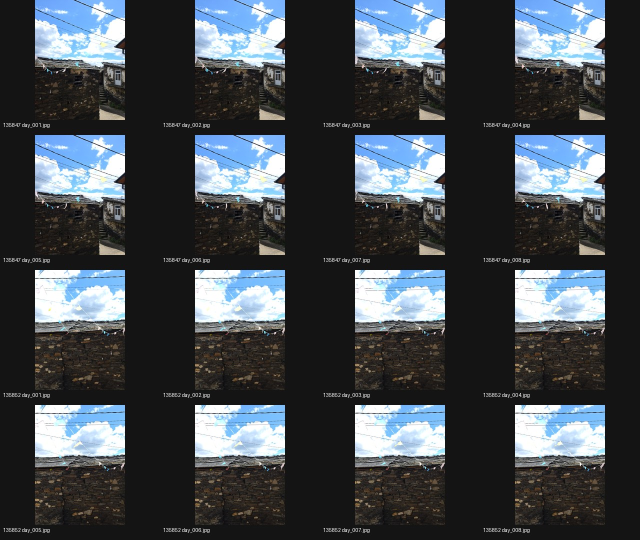
#> input picture PiFinder_lite/phase2_camera_analysis/day_test_contact_sheet.jpg, 1280 x 1080 px (shown at 1/2 size); its folder holds only this picture in this run
$ python score_mobile_frame.py --input phase2_camera_analysis/day_test_contact_sheet.jpg
#> lines starting #> are read from the running program, lines starting #| are printed output that depends on the picture
"""Score mobile JPEG frames before diagnostic solving.

This is an offline / debug helper for PiFinder Lite. It intentionally does not
invoke the solver. The score is derived from the Phase 2 finding that dark
ISO400/ISO800 frames solved better than noisy ISO3200 frames with lifted gray
backgrounds.
"""

from __future__ import annotations

import argparse
import csv
import json
from dataclasses import asdict, dataclass
from pathlib import Path
from typing import Iterable

import numpy as np
from PIL import Image, ImageFilter, ImageStat, UnidentifiedImageError


REPO_ROOT = Path(__file__).resolve().parents[1]


@dataclass
class MobileFrameScore:
    path: str
    width: int
    height: int
    mean: float
    p95: float
    p99: float
    dark_pct: float
    saturation_pct: float
    sharpness: float
    noise_proxy: float
    bright_points: int
    centroids: int
    quality_score: float
    grade: str
    accept_for_diagnostic_solve: bool
    reasons: list[str]
    rejection_reasons: list[str]


@dataclass
class InvalidMobileFrame:
    path: str
    error: str


def parse_args() -> argparse.Namespace:
    parser = argparse.ArgumentParser()
    parser.add_argument(
        "--input",
        required=True,
        help="JPEG file or directory containing JPEG frames.",
    )
    parser.add_argument(
        "--output-dir",
        default=str(REPO_ROOT / "PiFinder_lite" / "phase2_camera_analysis"),
    )
    parser.add_argument("--json", action="store_true", help="Print JSON to stdout.")
    return parser.parse_args()


def iter_jpegs(path: Path) -> Iterable[Path]:
    if path.is_file():
        yield path
        return
    patterns = ("*.jpg", "*.jpeg", "*.JPG", "*.JPEG")
    seen: set[Path] = set()
    for pattern in patterns:
        for candidate in sorted(path.rglob(pattern)):
            if candidate not in seen:
                seen.add(candidate)
                yield candidate


def downscaled_luma(path: Path, max_side: int = 900) -> tuple[Image.Image, np.ndarray, tuple[int, int]]:
    with Image.open(path) as image:
        width, height = image.size
        gray = image.convert("L")
        gray.thumbnail((max_side, max_side), Image.Resampling.LANCZOS)
        arr = np.asarray(gray, dtype=np.float32)
        return gray.copy(), arr, (width, height)


def connected_points(arr: np.ndarray, percentile: float, sigma_multiplier: float) -> int:
    if arr.size == 0:
        return 0
    threshold = max(
        float(np.percentile(arr, percentile)),
        float(arr.mean() + sigma_multiplier * arr.std()),
    )
    mask = arr >= threshold
    if not mask.any():
        return 0
    visited = np.zeros(mask.shape, dtype=bool)
    count = 0
    height, width = mask.shape
    ys, xs = np.nonzero(mask)
    for start_y, start_x in zip(ys, xs):
        if visited[start_y, start_x] or not mask[start_y, start_x]:
            continue
        stack = [(int(start_y), int(start_x))]
        visited[start_y, start_x] = True
        area = 0
        while stack:
            y, x = stack.pop()
            area += 1
            for ny in range(max(0, y - 1), min(height, y + 2)):
                for nx in range(max(0, x - 1), min(width, x + 2)):
                    if not visited[ny, nx] and mask[ny, nx]:
                        visited[ny, nx] = True
                        stack.append((ny, nx))
        if 1 <= area <= 80:
            count += 1
    return count


def approximate_bright_points(arr: np.ndarray) -> int:
    return connected_points(arr, percentile=99.85, sigma_multiplier=4.0)


def approximate_centroids(arr: np.ndarray) -> int:
    return connected_points(arr, percentile=99.55, sigma_multiplier=3.2)


def noise_proxy(gray: Image.Image) -> float:
    background = gray.filter(ImageFilter.MedianFilter(size=9))
    arr = np.asarray(gray, dtype=np.float32)
    bg = np.asarray(background, dtype=np.float32)
    residual = arr - bg
    return float(np.std(residual))


def score_metrics(
    mean: float,
    dark_pct: float,
    saturation_pct: float,
    sharpness: float,
    noise: float,
    bright_points: int,
    centroids: int,
) -> tuple[float, list[str], list[str]]:
    score = 0.0
    reasons: list[str] = []
    rejection_reasons: list[str] = []

    if dark_pct >= 92:
        score += 32
        reasons.append("dark_background_good")
    elif dark_pct >= 75:
        score += 20
        reasons.append("background_usable")
    elif dark_pct >= 45:
        score += 5
        rejection_reasons.append("background_not_dark_enough")
    else:
        score -= 45
        rejection_reasons.append("too_bright_background")

    if mean <= 2.8:
        score += 28
        reasons.append("low_background_mean")
    elif mean <= 4.5:
        score += 16
        reasons.append("background_mean_usable")
    elif mean <= 6.5:
        score += 4
        rejection_reasons.append("background_mean_high")
    else:
        score -= min(70, (mean - 6.5) * 12)
        rejection_reasons.append("lifted_gray_background")

    if 18 <= centroids <= 90:
        score += min(centroids, 80) * 0.8
        reasons.append("enough_centroids")
    elif centroids > 90:
        score += 32
        reasons.append("many_centroids_capped")
    else:
        score += centroids * 0.6
        rejection_reasons.append("low_star_candidates")

    if 25 <= bright_points <= 800:
        score += min(bright_points, 250) * 0.08
        reasons.append("bright_points_reasonable")
    elif bright_points > 800:
        score += 8
        rejection_reasons.append("too_many_bright_points_possible_noise")
    else:
        score += bright_points * 0.08

    score += min(sharpness / 5.0, 18.0)
    if sharpness >= 3.0:
        reasons.append("sharpness_usable")
    else:
        rejection_reasons.append("low_sharpness_or_low_signal")

    if saturation_pct > 0.5:
        score -= saturation_pct * 12
        rejection_reasons.append("saturation_present")
    else:
        reasons.append("low_saturation")

    if noise > 9.0:
        score -= min(35, (noise - 9.0) * 3)
        rejection_reasons.append("noise_proxy_high")

    if mean > 5.0 and (centroids >= 60 or bright_points >= 120):
        score -= 55
        rejection_reasons.append("possible_noise_overrank_lifted_background")

    return round(score, 2), reasons, rejection_reasons


def grade_for(score: float, rejection_reasons: list[str]) -> tuple[str, bool]:
    hard_rejections = {
        "too_bright_background",
        "lifted_gray_background",
        "possible_noise_overrank_lifted_background",
    }
    if hard_rejections.intersection(rejection_reasons):
        return "LOW", False
    if score >= 100:
        return "HIGH", True
    if score >= 72:
        return "MEDIUM", True
    return "LOW", False


def score_frame(path: Path) -> MobileFrameScore:
    gray, arr, original_size = downscaled_luma(path)
#> in downscaled_luma, image is the input picture: PIL image 1280x1080 RGB; mean R, G, B 68.8, 74.8, 80.2
#> in downscaled_luma, `gray = image.convert("L")`:
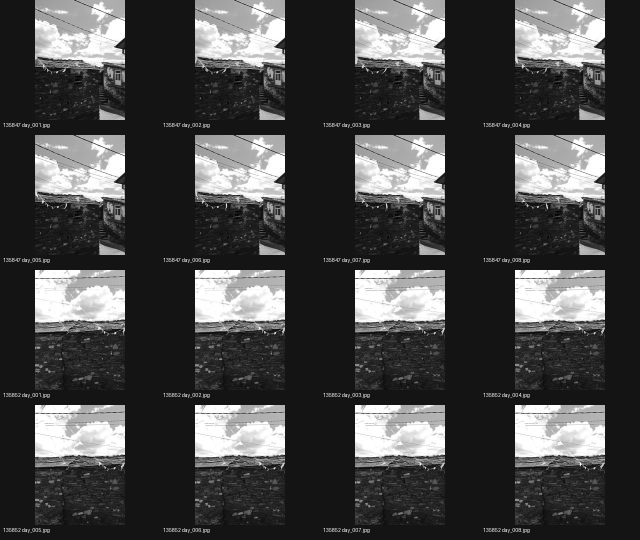
#> gray: PIL image 1280x1080 L (shown at 1/2 size); min 0, max 255, mean 73.6
#> in downscaled_luma, `gray.thumbnail((max_side, max_side), Image.Resampling.LANCZOS)`:
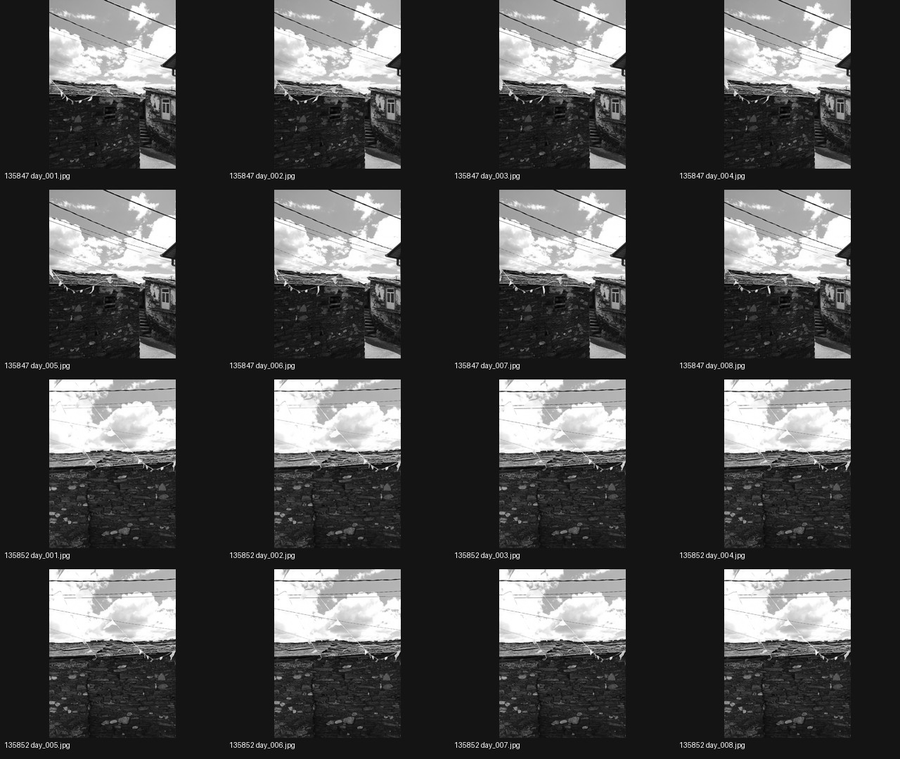
#> gray: PIL image 900x759 L; min 0, max 255, mean 73.5
    stat = ImageStat.Stat(gray)
    mean = float(stat.mean[0])
    p95, p99 = np.percentile(arr, [95, 99])
    saturation_pct = float(np.mean(arr >= 252) * 100)
    dark_pct = float(np.mean(arr <= 3) * 100)
    edges = gray.filter(ImageFilter.FIND_EDGES)
    sharpness = float(ImageStat.Stat(edges).var[0])
    bright_points = approximate_bright_points(arr)
    centroids = approximate_centroids(arr)
    noise = noise_proxy(gray)
    score, reasons, rejection_reasons = score_metrics(
        mean=mean,
        dark_pct=dark_pct,
        saturation_pct=saturation_pct,
        sharpness=sharpness,
        noise=noise,
        bright_points=bright_points,
        centroids=centroids,
    )
    grade, accept = grade_for(score, rejection_reasons)
    return MobileFrameScore(
        path=str(path),
        width=original_size[0],
        height=original_size[1],
        mean=round(mean, 3),
        p95=round(float(p95), 3),
        p99=round(float(p99), 3),
        dark_pct=round(dark_pct, 3),
        saturation_pct=round(saturation_pct, 3),
        sharpness=round(sharpness, 3),
        noise_proxy=round(noise, 3),
        bright_points=bright_points,
        centroids=centroids,
        quality_score=score,
        grade=grade,
        accept_for_diagnostic_solve=accept,
        reasons=reasons,
        rejection_reasons=rejection_reasons,
    )


def score_valid_frames(paths: Iterable[Path]) -> tuple[list[MobileFrameScore], list[InvalidMobileFrame]]:
    scores: list[MobileFrameScore] = []
    invalid_frames: list[InvalidMobileFrame] = []
    for path in paths:
        try:
            scores.append(score_frame(path))
#> in score_frame, `gray, arr, original_size = downscaled_luma(path)`: original_size = (1280, 1080)
#> in score_frame, `mean = float(stat.mean[0])`: mean = 73.54
#> in score_frame, `p95, p99 = np.percentile(arr, [95, 99])`: p95 = 253; p99 = 255
#> in score_frame, `saturation_pct = float(np.mean(arr >= 252) * 100)`: saturation_pct = 5.75
#> in score_frame, `dark_pct = float(np.mean(arr <= 3) * 100)`: dark_pct = 0.184
#> in score_frame, `edges = gray.filter(ImageFilter.FIND_EDGES)`:
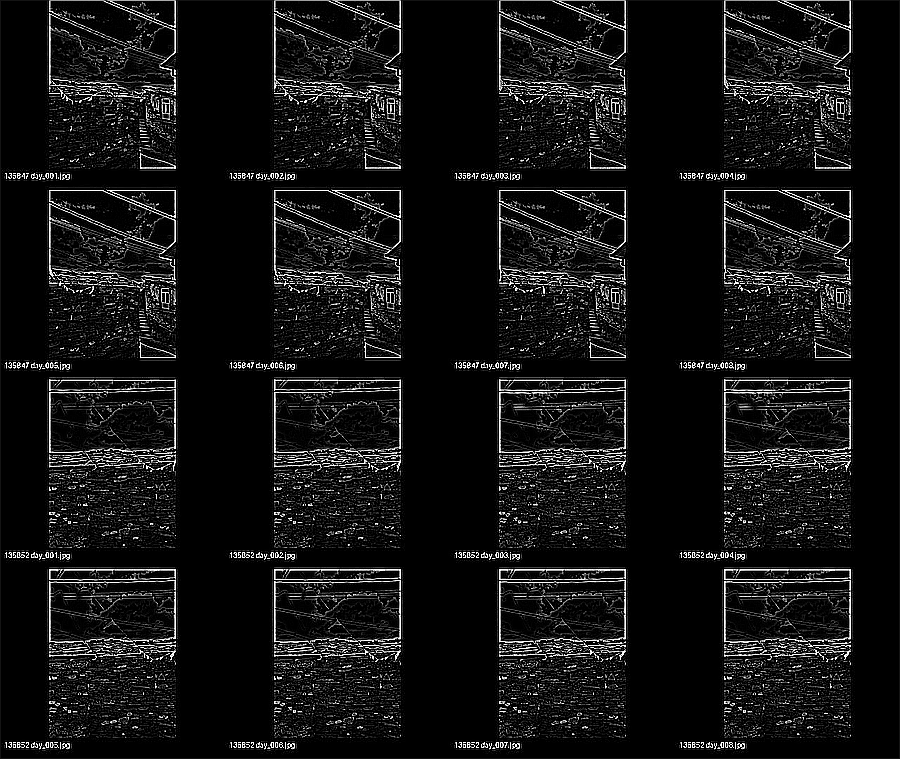
#> edges: PIL image 900x759 L; min 0, max 255, mean 20
#> in score_frame, `sharpness = float(ImageStat.Stat(edges).var[0])`: sharpness = 2807.8
#> in connected_points, `threshold = max( float(np.percentile(arr, percentile)), float(arr.mean..`: threshold = 402
#> in connected_points, `mask = arr >= threshold`: mask: shape (759, 900) bool; every value is 0
#> in score_frame, `bright_points = approximate_bright_points(arr)`: bright_points = 0
#> in noise_proxy, `background = gray.filter(ImageFilter.MedianFilter(size=9))`:
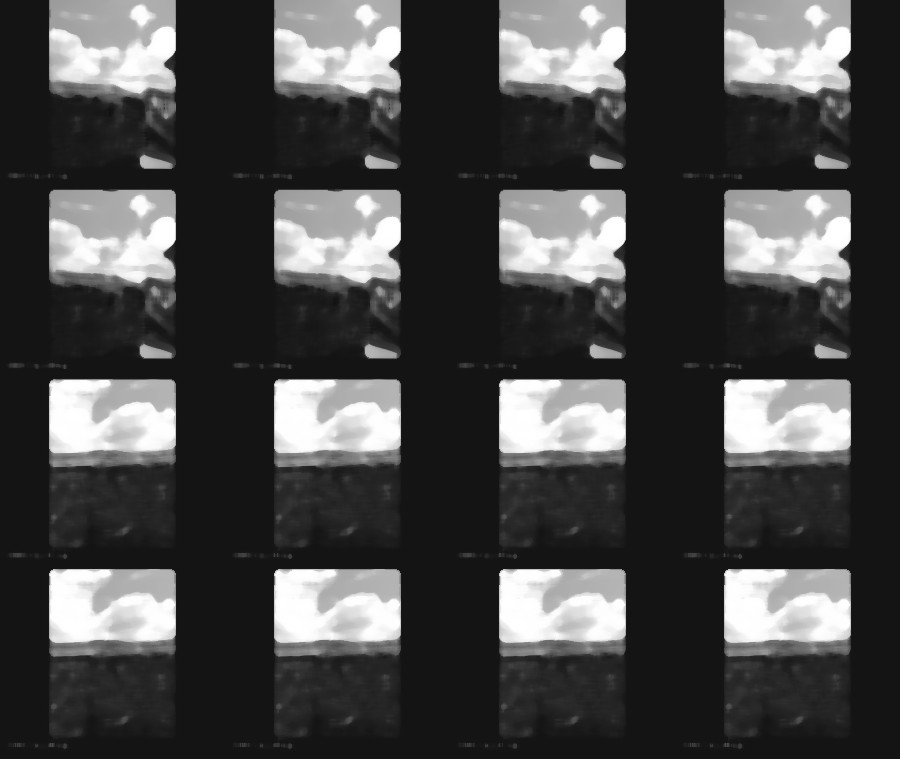
#> background: PIL image 900x759 L; min 18, max 255, mean 72.5
#> in noise_proxy, `residual = arr - bg`:
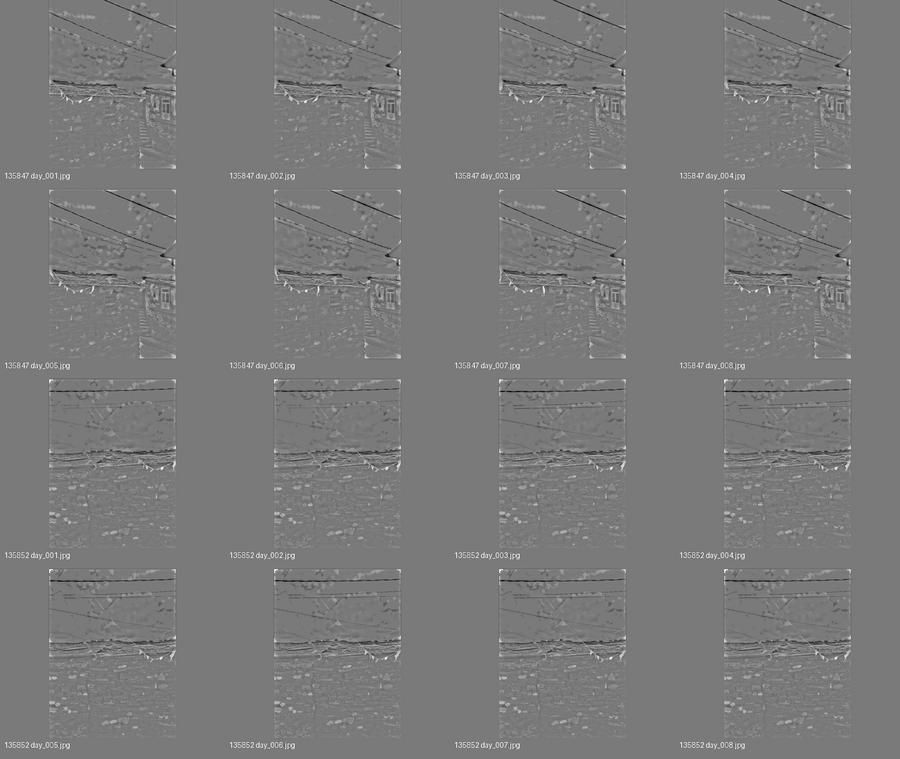
#> residual: shape (759, 900) float32; min -213, max 232, mean 1.1; drawn with min black and max white
#> in score_frame, `noise = noise_proxy(gray)`: noise = 18.23
#> in score_metrics, `score -= min(70, (mean - 6.5) * 12)`: score = -115
#> in score_metrics, `score += min(sharpness / 5.0, 18.0)`: score = -97
#> in score_metrics, `score -= saturation_pct * 12`: score = -166
#> in score_metrics, `score -= min(35, (noise - 9.0) * 3)`: score = -193.7
#> in score_frame, `score, reasons, rejection_reasons = score_metrics( mean=mean, dark_pct..`: reasons = ['sharpness_usable']; rejection_reasons = ['too_bright_background', 'lifted_gray_background', 'low_star_candidates', 'saturation_present', 'noise_proxy_high']
#> in score_frame, `grade, accept = grade_for(score, rejection_reasons)`: grade = 'LOW'; accept = False
        except (OSError, UnidentifiedImageError) as exc:
            invalid_frames.append(
                InvalidMobileFrame(
                    path=str(path),
                    error=f"{exc.__class__.__name__}: {exc}",
                )
            )
    return scores, invalid_frames


def write_csv(path: Path, scores: list[MobileFrameScore]) -> None:
    fields = list(MobileFrameScore.__dataclass_fields__.keys())
    with path.open("w", newline="", encoding="utf-8") as handle:
        writer = csv.DictWriter(handle, fieldnames=fields)
        writer.writeheader()
        for score in scores:
            row = asdict(score)
            row["reasons"] = ";".join(score.reasons)
            row["rejection_reasons"] = ";".join(score.rejection_reasons)
            writer.writerow(row)


def write_markdown(
    path: Path,
    scores: list[MobileFrameScore],
    invalid_frames: list[InvalidMobileFrame] | None = None,
) -> None:
    invalid_frames = invalid_frames or []
    accepted = [score for score in scores if score.accept_for_diagnostic_solve]
    by_grade = {grade: sum(1 for score in scores if score.grade == grade) for grade in ("HIGH", "MEDIUM", "LOW")}
    lines = [
        "# Mobile Frame Quality Scores",
        "",
        "This report scores mobile JPEGs before any diagnostic solve attempt.",
        "",
        "## Summary",
        "",
        f"- Frames scored: {len(scores)}",
        f"- Invalid frames skipped: {len(invalid_frames)}",
        f"- Accepted for diagnostic solve: {len(accepted)}",
        f"- HIGH: {by_grade['HIGH']}",
        f"- MEDIUM: {by_grade['MEDIUM']}",
        f"- LOW: {by_grade['LOW']}",
        "",
        "## Top Candidates",
        "",
        "| rank | grade | accepted | score | file | mean | dark % | centroids | bright pts | sharpness | rejection reasons |",
        "| ---: | --- | --- | ---: | --- | ---: | ---: | ---: | ---: | ---: | --- |",
    ]
    for rank, score in enumerate(sorted(scores, key=lambda item: item.quality_score, reverse=True)[:30], 1):
        lines.append(
            f"| {rank} | {score.grade} | {'yes' if score.accept_for_diagnostic_solve else 'no'} | "
            f"{score.quality_score:.1f} | `{Path(score.path).name}` | {score.mean:.1f} | "
            f"{score.dark_pct:.1f} | {score.centroids} | {score.bright_points} | "
            f"{score.sharpness:.1f} | {', '.join(score.rejection_reasons)} |"
        )
    lines += [
        "",
        "## Invalid Frames",
        "",
    ]
    if invalid_frames:
        lines.extend(
            f"- `{Path(frame.path).name}`: {frame.error}"
            for frame in invalid_frames
        )
    else:
        lines.append("- none")
    lines += [
        "",
        "## Scoring Notes",
        "",
        "- The score intentionally prefers a dark background and low mean brightness.",
        "- Many centroid or bright-point detections are capped so noisy ISO3200 frames do not dominate.",
        "- Lifted gray backgrounds are hard-rejected even when they contain many detected points.",
        "- `centroids` is a fast connected-component approximation, not a Tetra3 solve.",
        "- This helper does not invoke Tetra3 solving; it only decides whether a diagnostic solve is worth trying.",
        "",
    ]
    path.write_text("\n".join(lines), encoding="utf-8")


def main() -> int:
    args = parse_args()
    input_path = Path(args.input)
    output_dir = Path(args.output_dir)
    output_dir.mkdir(parents=True, exist_ok=True)
    scores, invalid_frames = score_valid_frames(iter_jpegs(input_path))
#> scores = 1 item; invalid_frames = []
    scores.sort(key=lambda item: item.quality_score, reverse=True)

    csv_path = output_dir / "mobile_frame_quality_scores.csv"
    json_path = output_dir / "mobile_frame_quality_scores.json"
    invalid_json_path = output_dir / "mobile_frame_quality_invalid.json"
    markdown_path = output_dir / "mobile_frame_quality_scores.md"
    write_csv(csv_path, scores)
#> the loop in write_csv, `for score in scores:` made 1 pass
    json_path.write_text(
        json.dumps([asdict(score) for score in scores], indent=2),
        encoding="utf-8",
    )
    invalid_json_path.write_text(
        json.dumps([asdict(frame) for frame in invalid_frames], indent=2),
        encoding="utf-8",
    )
    write_markdown(markdown_path, scores, invalid_frames)
#> in write_markdown, `by_grade = {grade: sum(1 for score in scores if score.grade == grade) ..`: by_grade = {'HIGH': 0, 'MEDIUM': 0, 'LOW': 1}
#> the loop in write_markdown, `for rank, score in enumerate(sorted(scores, key=lambda item: item.qual..` made 1 pass
#> rank on pass 1: 1
#> after the loop in write_markdown, `for rank, score in enumerate(sorted(scores, key=lambda item: item.qual..`: lines = 18 items

    if args.json:
        print(
            json.dumps(
                {
                    "scores": [asdict(score) for score in scores],
                    "invalid_frames": [asdict(frame) for frame in invalid_frames],
                },
                indent=2,
            )
        )
    else:
        accepted = sum(1 for score in scores if score.accept_for_diagnostic_solve)
#> accepted = 0
        print(f"Scored {len(scores)} JPEG frames")
#| Scored 1 JPEG frames
        print(f"Skipped invalid frames: {len(invalid_frames)}")
#| Skipped invalid frames: 0
        print(f"Accepted for diagnostic solve: {accepted}")
#| Accepted for diagnostic solve: 0
        print(markdown_path)
    return 0


if __name__ == "__main__":
    raise SystemExit(main())
#> (the program exits here)
